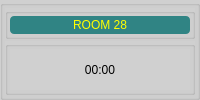
    <widget class="QGroupBox" name="groupBoxRM_28">
     <property name="styleSheet">
      <string notr="true">background-color: rgb(208, 208, 208);</string>
     </property>
     <property name="title">
      <string/>
     </property>
     <layout class="QVBoxLayout" name="verticalLayout_106">
      <property name="spacing">
       <number>2</number>
      </property>
      <property name="margin">
       <number>2</number>
      </property>
      <item>
       <widget class="QGroupBox" name="groupBox_57">
        <property name="sizePolicy">
         <sizepolicy hsizetype="Preferred" vsizetype="Preferred">
          <horstretch>0</horstretch>
          <verstretch>1</verstretch>
         </sizepolicy>
        </property>
        <property name="title">
         <string/>
        </property>
        <layout class="QVBoxLayout" name="verticalLayout_107">
         <property name="spacing">
          <number>2</number>
         </property>
         <property name="margin">
          <number>2</number>
         </property>
         <item>
          <widget class="QLabel" name="label_29">
           <property name="styleSheet">
            <string notr="true">background-color: rgb(48, 132, 132);
color: rgb(255, 255, 0);
border-radius: 4px;
font: 12pt &quot;Alef&quot;;</string>
           </property>
           <property name="text">
            <string>ROOM 28</string>
           </property>
           <property name="alignment">
            <set>Qt::AlignCenter</set>
           </property>
          </widget>
         </item>
        </layout>
       </widget>
      </item>
      <item>
       <widget class="QGroupBox" name="box28">
        <property name="sizePolicy">
         <sizepolicy hsizetype="Preferred" vsizetype="Preferred">
          <horstretch>0</horstretch>
          <verstretch>3</verstretch>
         </sizepolicy>
        </property>
        <property name="font">
         <font>
          <pointsize>15</pointsize>
         </font>
        </property>
        <property name="title">
         <string/>
        </property>
        <property name="alignment">
         <set>Qt::AlignCenter</set>
        </property>
        <layout class="QVBoxLayout" name="verticalLayout_24">
         <property name="spacing">
          <number>2</number>
         </property>
         <property name="margin">
          <number>2</number>
         </property>
         <item>
          <widget class="QLabel" name="label28">
           <property name="sizePolicy">
            <sizepolicy hsizetype="Preferred" vsizetype="Preferred">
             <horstretch>0</horstretch>
             <verstretch>4</verstretch>
            </sizepolicy>
           </property>
           <property name="styleSheet">
            <string notr="true">font: 26pt &quot;MS Shell Dlg 2&quot;;</string>
           </property>
           <property name="text">
            <string>00:00</string>
           </property>
           <property name="alignment">
            <set>Qt::AlignCenter</set>
           </property>
          </widget>
         </item>
        </layout>
       </widget>
      </item>
     </layout>
    </widget>
